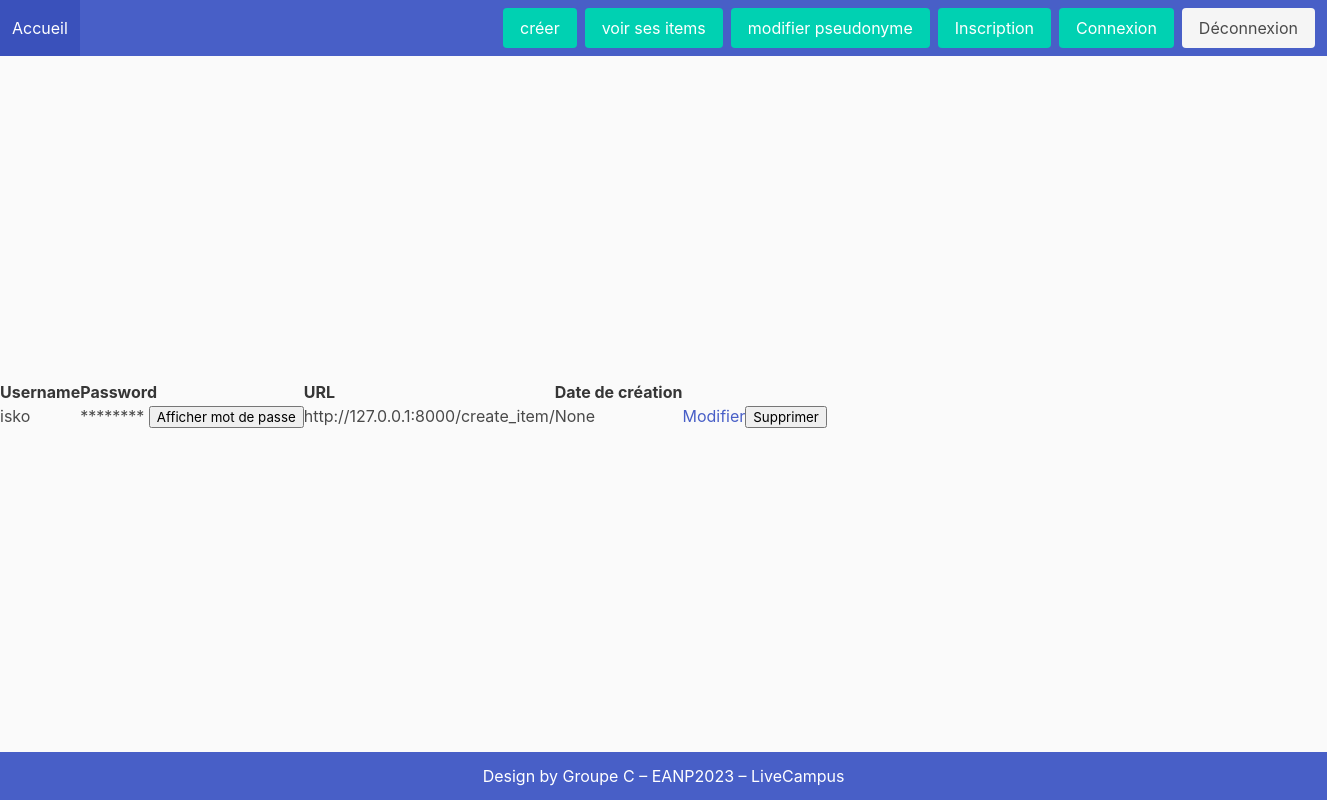
Before: /item_list/ (signed in) with the older database file.
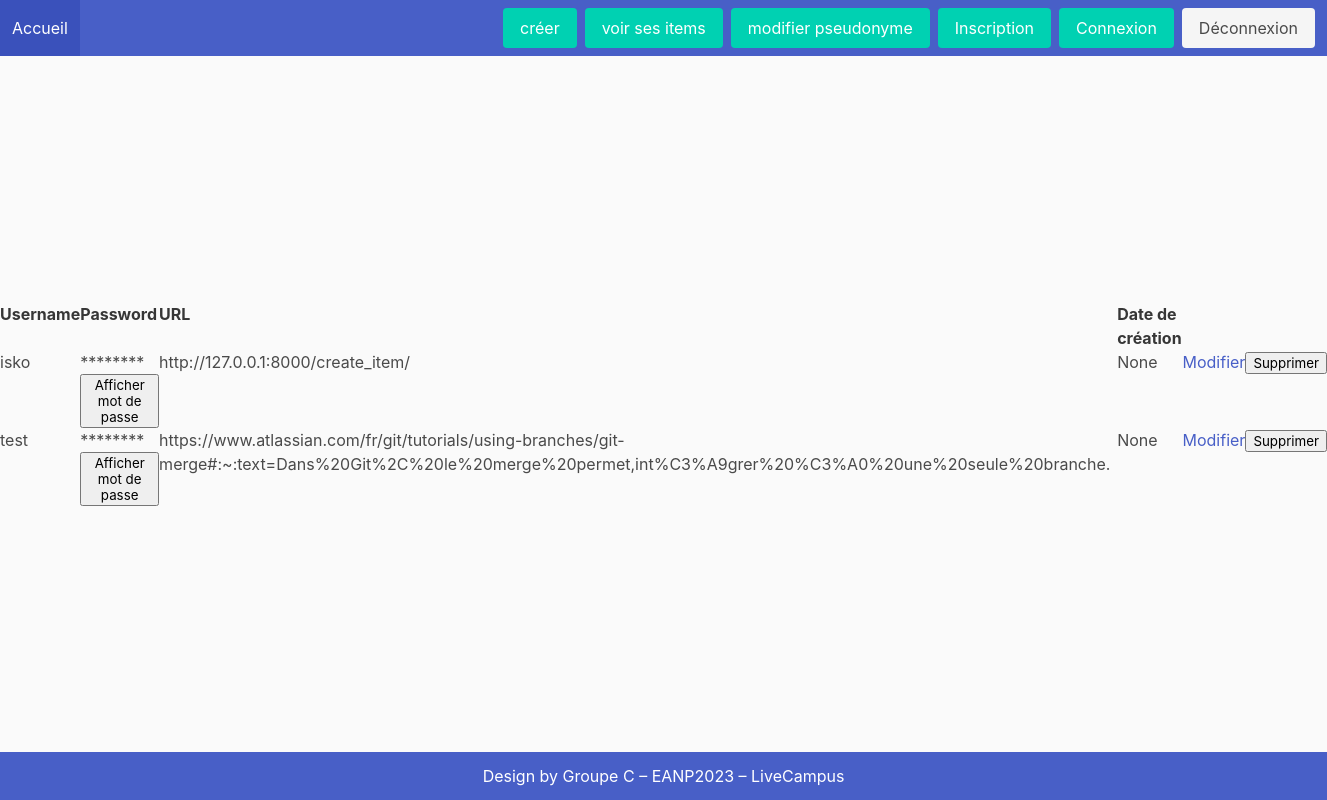
After: the same page with the newer database file.
### projet_groupe_c/models.py (models this page shows)
class Item(models.Model):
    username = models.CharField(max_length=100)
    password = models.CharField(max_length=100)
    url = models.URLField()
    creation_date = models.DateField()
    user = models.ForeignKey(User, on_delete=models.CASCADE)
    password_score = models.IntegerField(default=0)

### projet_groupe_c/views.py (the view)
# urls.py: path("item_list/", item_list, name="item_list"),
def item_list(request):
    items = Item.objects.filter(user=request.user)
    logger.info(f"Accès à la vue item_list par l'utilisateur {request.user.username}")
    return render(request, "item_list.html", {"items": items})

### templates/item_list.html (shortened to what this page needs)
{% extends 'index.html' %}
{% block main_content %}
<!DOCTYPE html>
<html>
<head>
</head>
<body>
    <table>
        <thead>
            <tr>
                <th>Username</th>
                <th>Password</th>
                <th>URL</th>
                <th>Date de création</th>
            </tr>
        </thead>
        <tbody>
            {% for item in items %}
            <tr>
                <td>{{ item.username }}</td>
                <td>
                    <span id="password-{{ item.id }}">********</span>
                    <button onclick="getPassword('{{ item.id }}')">Afficher mot de passe</button>
                </td>
                <td>{{ item.url }}</td>
                <td>{{ item.creation_date }}</td>
                <td>
                    <a href="{% url 'edit_item' item.id %}">Modifier</a>
                </td>
                <td>
                    <form method="post" action="{% url 'delete_item' item.id %}">
                        <button type="submit" onclick="return confirmDelete()">Supprimer</button>
                    </form>
                </td>
            </tr>
            {% endfor %}
        </tbody>
    </table>
</body>
</html>
{% endblock %}

### templates/index.html (shortened to what this page needs)
<!DOCTYPE html>
<html>
    <head>
        <link rel="stylesheet" href="https://cdn.jsdelivr.net/npm/bulma@0.9.4/css/bulma.min.css">
        <link rel="stylesheet" href="https://cdn.jsdelivr.net/npm/@fortawesome/fontawesome-free@5.13.1/css/all.min.css">
    </head>
    <body class="is-flex is-flex-direction-column is-justify-content-space-between has-background-white-bis" style="min-height: 100vh;">
        {% include 'header.html' %}
        <main>
            {% block main_content %} {% endblock %}
        </main>
        {% include 'footer.html' %}
    </body>
</html>

### templates/header.html (shortened to what this page needs)
<header>
    <nav class="navbar is-link" role="navigation" aria-label="main navigation">
        <div id="navMenu" class="navbar-menu">
            <div class="navbar-start">
                <a class="navbar-item" href="/">
                    Accueil
                </a>
            </div>
            <div class="navbar-end">
                <div class="navbar-item">
                    <div class="buttons">
                        <a class="button is-primary" href="/create_item">
                            créer
                        </a>
                        <a class="button is-primary" href="/item_list">
                            voir ses items
                        </a>
                        <a class="button is-primary" href="/item_list">
                            modifier pseudonyme
                        </a>
                        <a class="button is-primary" href="/register">
                            Inscription
                        </a>
                        <a class="button is-primary" href="/login">
                            Connexion
                        </a>
                        <a class="button is-light" href="/logout">
                            Déconnexion
                        </a>
                    </div>
                </div>
            </div>
        </div>
    </nav>
</header>

### templates/footer.html
<footer class="py-3 has-background-link is-flex-align-items-flex-end">
    <div class="has-text-white has-text-centered">
        <p>Design by Groupe C – EANP2023 – LiveCampus</p>
    </div>
</footer>

Changed rows visible on the page:
added Item: username "test", url "https://www.atlassian.com/fr/git/tutorials/using-branches/git-merge#:~:text=Dans%20Git%2C%20le%20merge%20permet,int%C3%A9grer%20%C3%A0%20une%20seule%20branche.", creation_date "None"
